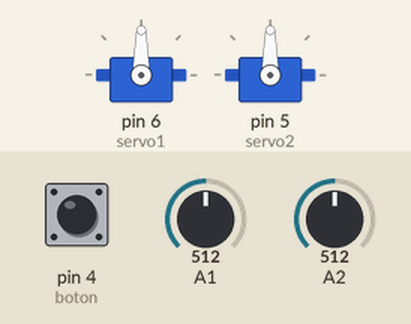
Simulated run of this sketch. Board: Arduino Uno, built with avr-gcc and run on an emulated ATmega328P. Shown: 2 × servo. The test bench sets the inputs (shaded band); at power-on: A1 = 512, A2 = 512, pin 4 (boton) HIGH.

Above: at 1.2 s.
1.3 s: A1 set to 584
2.8 s: A1 set to 618
At 3.3 s:
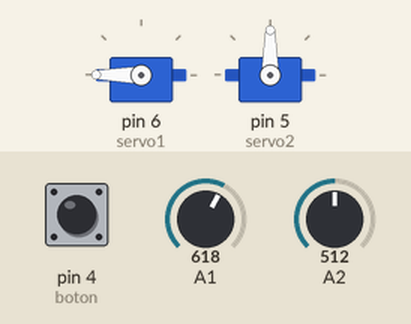
5.8 s: A2 set to 583
At 5.95 s:
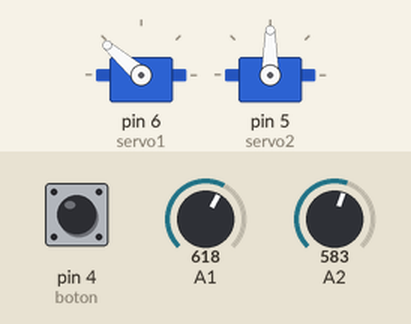
8.8 s: A2 set to 612
At 9.3 s:
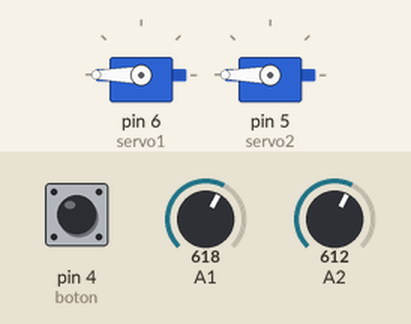
11.8 s: pin 4 (boton) pulled LOW for 0.15 s
14.8 s: A2 set to 590
At 16.6 s:
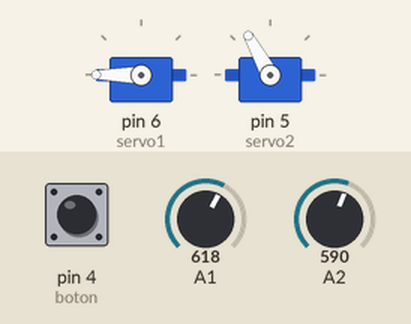
Timing chart, 0 to 18.1 s (numbered marks = the images above; inputs shaded):
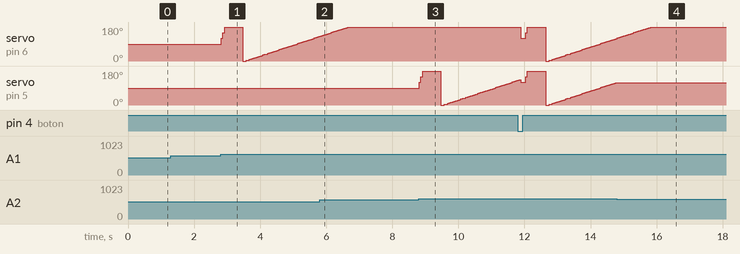

The sketch:

Joystick_Servo.ino
```cpp
#include <Servo.h>            // Incluir la librería Servo
Servo servo1;                 // Crear un objeto tipo Servo llamado servo1
Servo servo2;
int angulo = 90;             // Empezamos en el centro
int anguloY = 90;
int salto = 30;               // Controla el salto por movimiento
int Eje_X = A1;
int Eje_Y = A2;
int boton = 4;
int LED = 12;
int buttonState = 0;

void setup()
{
  servo1.attach(6);         // Conectar servo1 al pin 6
  servo2.attach(5);
  pinMode( boton, INPUT_PULLUP);
}

void loop()
{
  int p = analogRead(A1);
  if ( p < 400 ) // Si la lectura es menor de 400
    angulo = angulo - salto ; // disminuimos el angulo
  else if (p>600) // Si mayor de 600
    angulo = angulo + salto ; // Aumentamos el angulo

  servo1.write(angulo); // Y este es el que mueve el servo

// CM: servo 2 eje Y
  int p2 = analogRead(A2);
	if ( p2 < 400 ) // Si la lectura es menor de 400
		anguloY = anguloY - salto ; // disminuimos el angulo
	else if (p2 > 600) // Si mayor de 600
		anguloY = anguloY + salto ; // Aumentamos el angulo

	servo2.write(anguloY); // Y este es el que mueve el servo

  buttonState = digitalRead(boton);
  if(!buttonState)
  {
    angulo = 90;
    anguloY = 90;
  }
	delay (50); // Este delay regula la velocidad del movimiento
}
```

Measured:
- the behaviour switches between 600 and 601 on A1 (found by bisection; images 0 and 1)
- the behaviour switches between 600 and 601 on A2 (found by bisection; images 2 and 3)
- after the input at 1.3 s, every drawn part: stays the same
- after the input at 14.8 s, servo on pin 5 (servo2): stays 119° (without the input it goes to 122° after 0.01 s)
